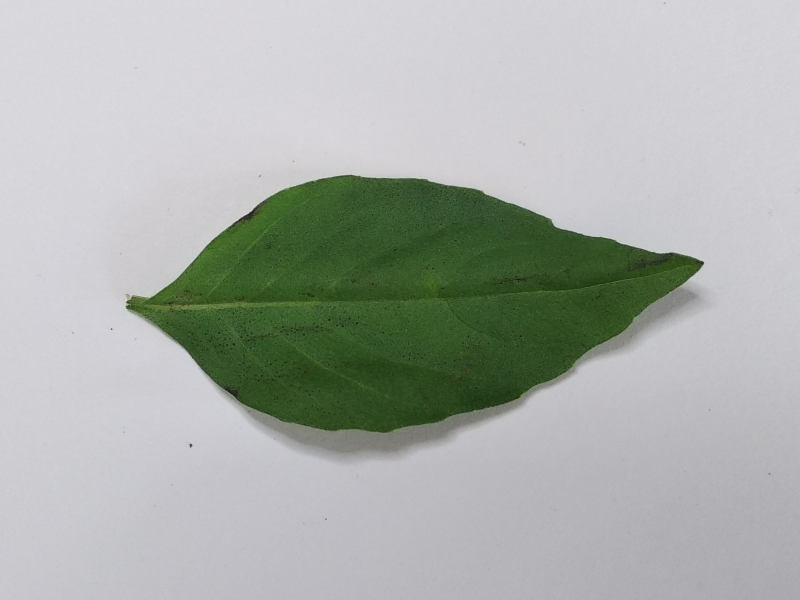
#> input picture Dataset/Kemangi/001.jpg, 1600 x 1200 px (shown at 1/2 size); its folder holds only this picture in this run
$ python main.py
#> lines starting #> are read from the running program, lines starting #| are printed output that depends on the picture; after the words box and inside, x2 and y2 are one past the last pixel; in counts of white or black regions, pixels touching at a corner belong together
#----------------BG Coba-coba------------------#
"""
import cv2 as cv
import numpy as np

def rescale(frame, scale=0.45):
    dimension = (int(frame.shape[1]*scale),int(frame.shape[0]*scale))
    return cv.resize(frame, dimension,interpolation=cv.INTER_AREA)

#Untuk memilih data image yang akan dibaca
imageBase = cv.imread('Dataset/Kemangi/001.jpg')

#Untuk print info image dalam array
print(imageBase)

#Untuk menampilkan resolusi image h x w
print(imageBase.shape)

#Untuk crop image
im_crop = imageBase[400:300,1200:900]
cv.imshow('crop',im_crop)
cv.waitKey(0)
print(im_crop.shape)

#Untuk mengcopy image dan edit contras
imageCopy = imageBase.copy()
editContrast = cv.addWeighted(imageCopy,2,np.zeros(imageCopy.shape,imageCopy.dtype),0,-100)
renderEdge = cv.Canny(editContrast, 100,200)

#Untuk menampilkan hasil image
cv.imshow('Kemangi', rescale(imageBase))
# cv.imshow('Kemangi copy', rescale(editContrast))
cv.imshow('Kemangi copy', rescale(renderEdge))
cv.waitKey(0)
cv.destroyAllWindows()
"""

#----------------BG Eksekusi------------------#

import cv2 as cv
import numpy as np
import glob

def rescale(frame, scale=0.45):
    dimension = (int(frame.shape[1]*scale),int(frame.shape[0]*scale))
    return cv.resize(frame, dimension,interpolation=cv.INTER_AREA)

imdir = 'Dataset/Kemangi/'
ext = ['jpg']
files = []
[files.extend(glob.glob(imdir+'*.'+e))for e in ext]
images = [cv.imread(file)for file in files]
#> images = 1 item
i = 1
for img in images :
    if (i <= 50):
        print(img)#print image information as array
        print(img.shape)#show image resolution h x w
        imageCopy = img.copy()
        editContrast = cv.addWeighted(imageCopy,2.5,np.zeros(imageCopy.shape,imageCopy.dtype),0,-100)
        im_gray = cv.cvtColor(imageCopy,cv.COLOR_BGR2GRAY)
        renderEdge = cv.Canny(im_gray, 100,200)
        """
        cv.imshow(str(i), rescale(img))
        # cv.imshow('nangka copy', rescale(editContrast))
        cv.imshow(str(i) + ' edge', rescale(renderEdge))
        """
        im_name = "Dataset/Kemangi_edge/" + str(i) + ".jpg"
        cv.imwrite(im_name, renderEdge)
    else:
        break
    # im_kon = cv.addWeighted(img,1.5,np.zeros(img.shape,img.dtype),0,-100)
    # im_name = "dataset/pepaya_kon/" + str(i) + ".png"
    # cv.imwrite(im_name, im_kon)
    i+=1
#> this loop made 1 pass
#> (im_name, i) on pass 1: ('Dataset/Kemangi_edge/1.jpg', 2)
#> (printed output is left out)
#> pass 1, `editContrast = cv.addWeighted(imageCopy,2.5,np.zeros(imageCopy.shape,i..`:
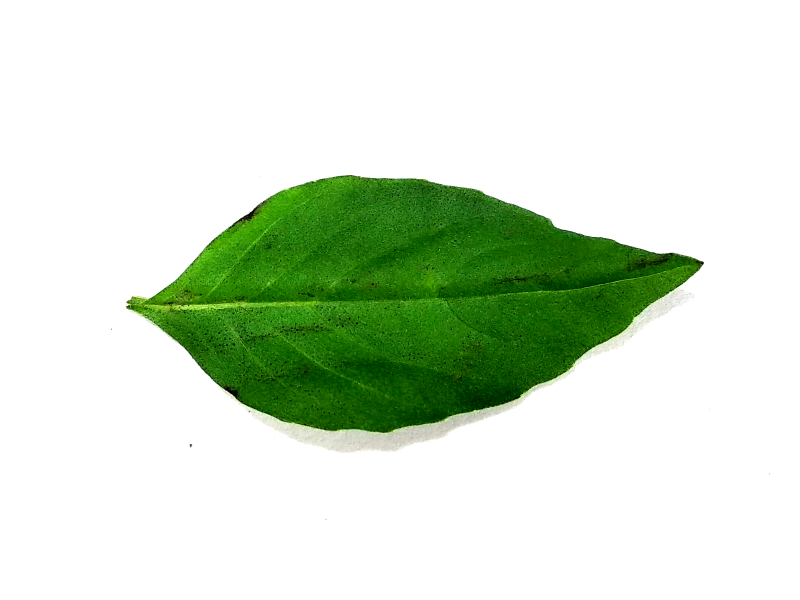
#> editContrast: shape (1200, 1600, 3) (shown at 1/2 size); mean B, G, R 206.6, 226, 211.8
#> pass 1, `im_gray = cv.cvtColor(imageCopy,cv.COLOR_BGR2GRAY)`:
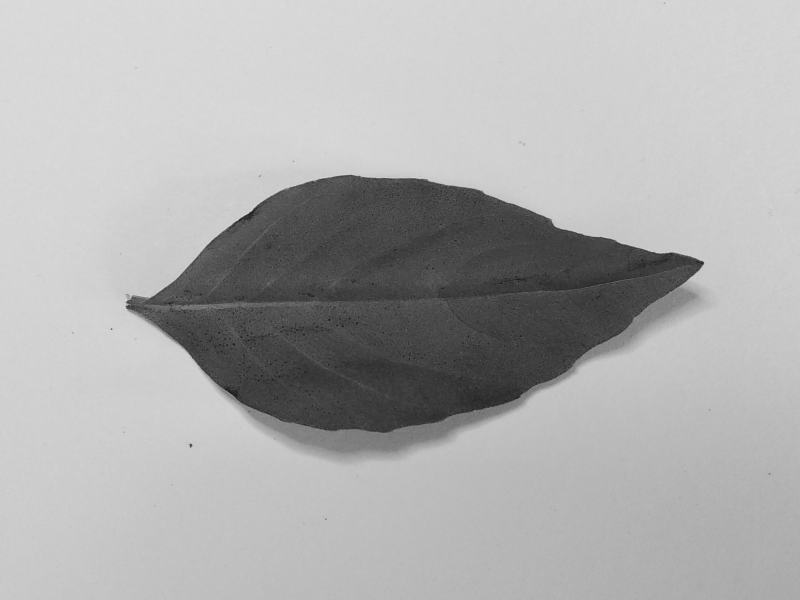
#> im_gray: shape (1200, 1600) (shown at 1/2 size); min 8, max 224, mean 174.2
#> pass 1, `renderEdge = cv.Canny(im_gray, 100,200)`:
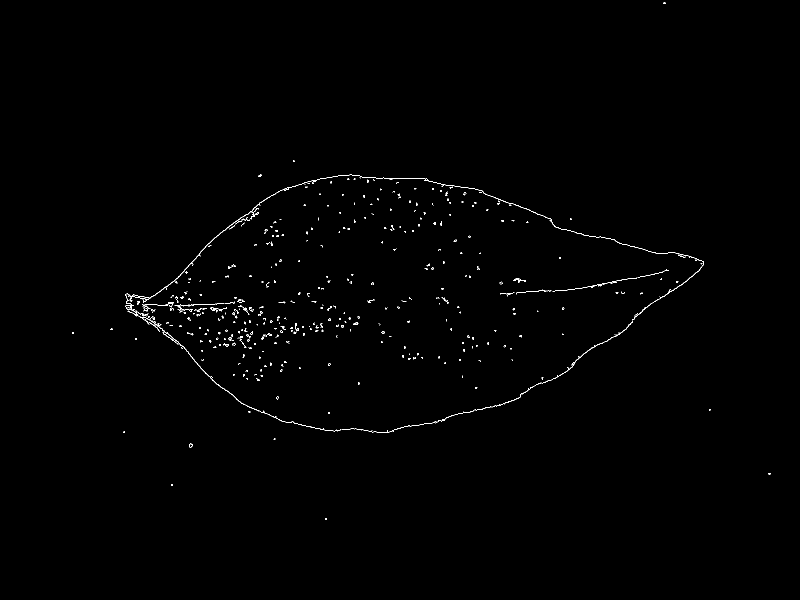
#> renderEdge: shape (1200, 1600) (shown at 1/2 size); 0.44% white in thin lines or dots, all inside (x1, y1, x2, y2) = (144, 5, 1541, 1040)
#> imageCopy is the input picture: shape (1200, 1600, 3); mean B, G, R 171.4, 176.2, 171.2
#> after the loop, i = 2
cv.waitKey(0)
cv.destroyAllWindows()

$ run again, on Dataset/Kemangi/007.jpg
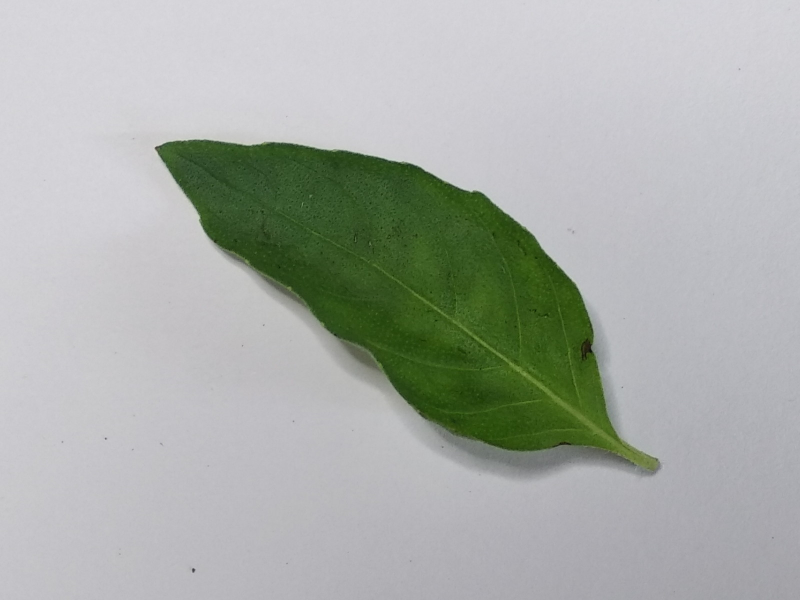
#> input picture Dataset/Kemangi/007.jpg, 1600 x 1200 px (shown at 1/2 size)
#> images = 1 item
#> the loop `for img in images :` made 1 pass
#> (im_name, i) on pass 1: ('Dataset/Kemangi_edge/1.jpg', 2)
#> (printed output is left out)
#> pass 1, `editContrast = cv.addWeighted(imageCopy,2.5,np.zeros(imageCopy.shape,i..`:
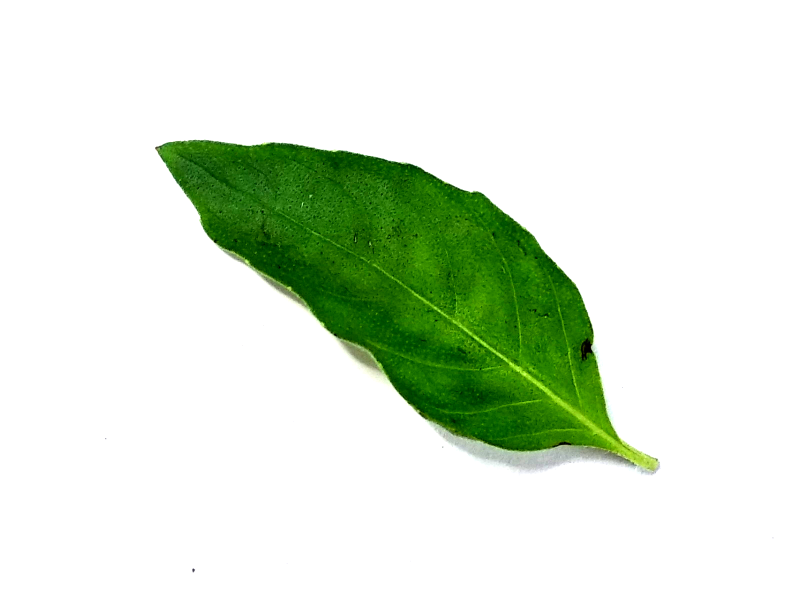
#> editContrast: shape (1200, 1600, 3) (shown at 1/2 size); mean B, G, R 213.6, 231, 218.6
#> pass 1, `renderEdge = cv.Canny(im_gray, 100,200)`:
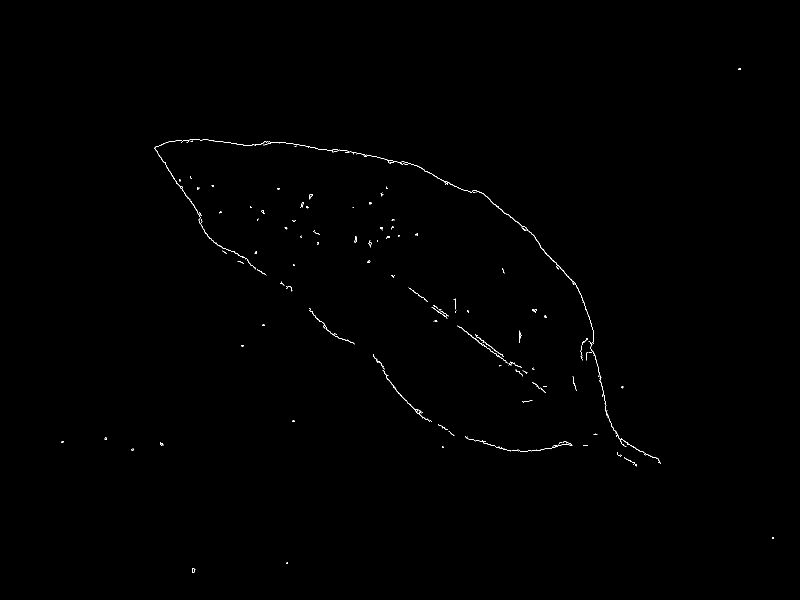
#> renderEdge: shape (1200, 1600) (shown at 1/2 size); 0.25% white in thin lines or dots, all inside (x1, y1, x2, y2) = (123, 136, 1548, 1146)
#> imageCopy is the input picture: shape (1200, 1600, 3); mean B, G, R 169.6, 174.8, 170.1
#> after the loop `for img in images :`: i = 2

$ run again, on Dataset/Kemangi/008.jpg
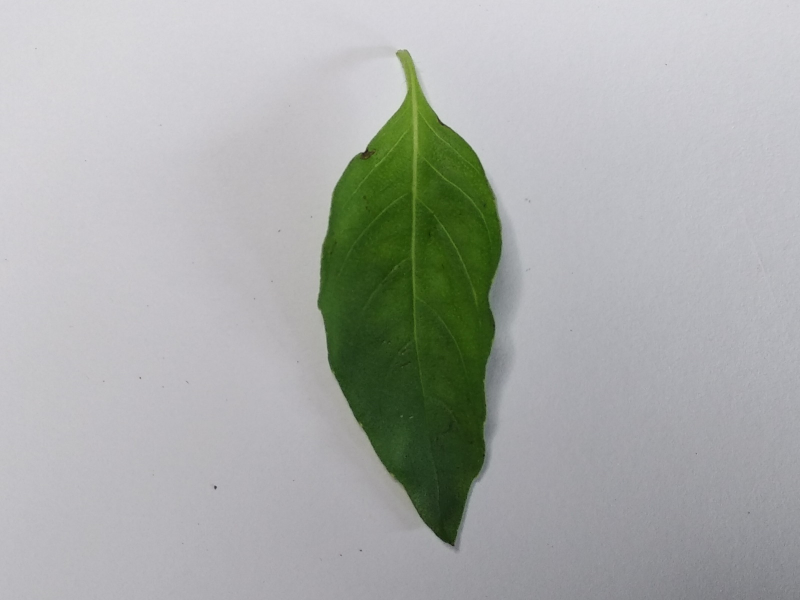
#> input picture Dataset/Kemangi/008.jpg, 1600 x 1200 px (shown at 1/2 size)
#> images = 1 item
#> the loop `for img in images :` made 1 pass
#> (im_name, i) on pass 1: ('Dataset/Kemangi_edge/1.jpg', 2)
#> (printed output is left out)
#> pass 1, `editContrast = cv.addWeighted(imageCopy,2.5,np.zeros(imageCopy.shape,i..`:
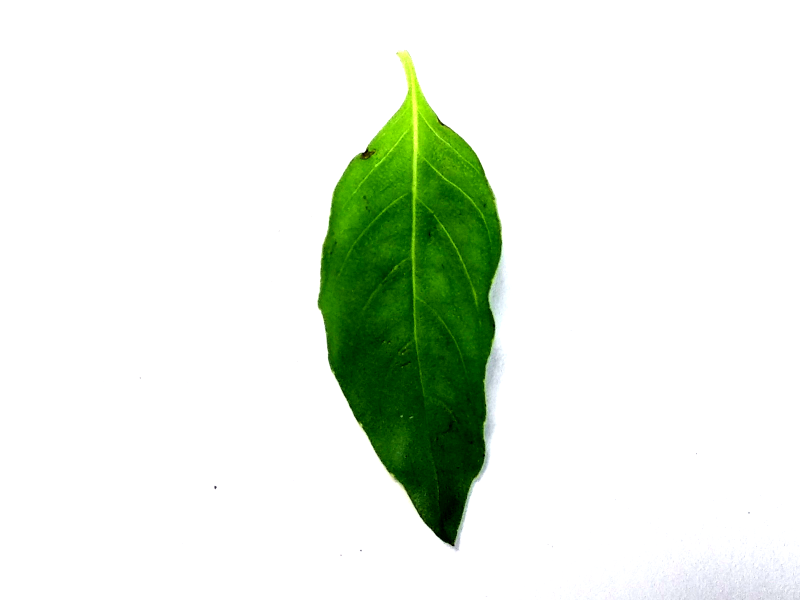
#> editContrast: shape (1200, 1600, 3) (shown at 1/2 size); mean B, G, R 225.1, 236.3, 227.8
#> pass 1, `renderEdge = cv.Canny(im_gray, 100,200)`:
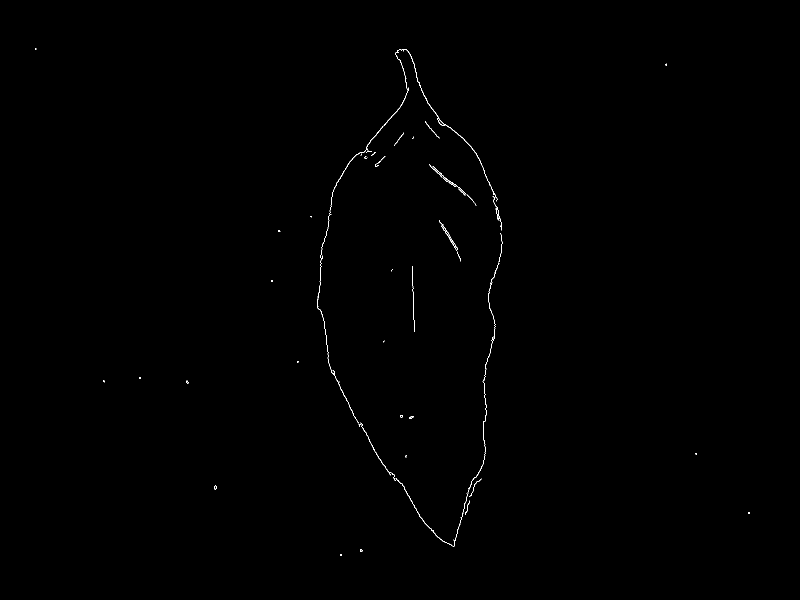
#> renderEdge: shape (1200, 1600) (shown at 1/2 size); 0.2% white in thin lines or dots, all inside (x1, y1, x2, y2) = (70, 96, 1500, 1112)
#> imageCopy is the input picture: shape (1200, 1600, 3); mean B, G, R 170.2, 172.8, 169.6
#> after the loop `for img in images :`: i = 2

$ run again, on Dataset/Kemangi/009.jpg
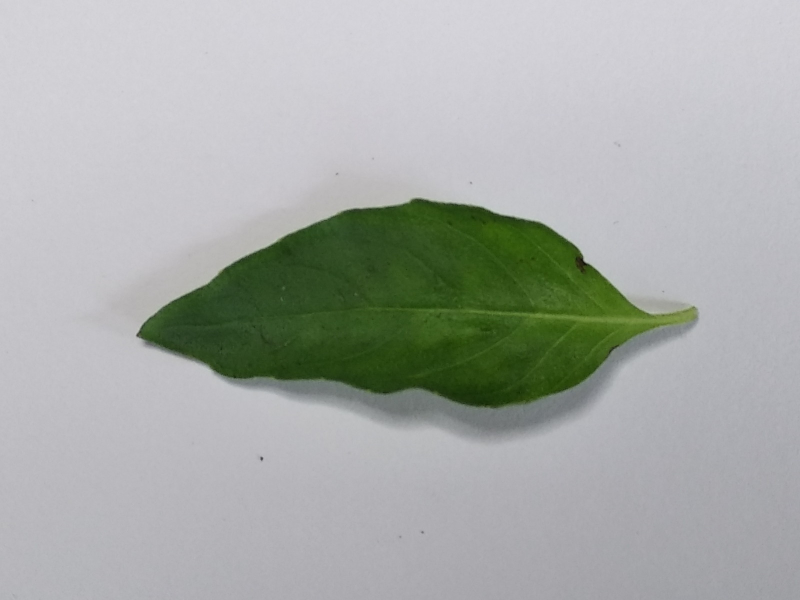
#> input picture Dataset/Kemangi/009.jpg, 1600 x 1200 px (shown at 1/2 size)
#> images = 1 item
#> the loop `for img in images :` made 1 pass
#> (im_name, i) on pass 1: ('Dataset/Kemangi_edge/1.jpg', 2)
#> (printed output is left out)
#> pass 1, `editContrast = cv.addWeighted(imageCopy,2.5,np.zeros(imageCopy.shape,i..`:
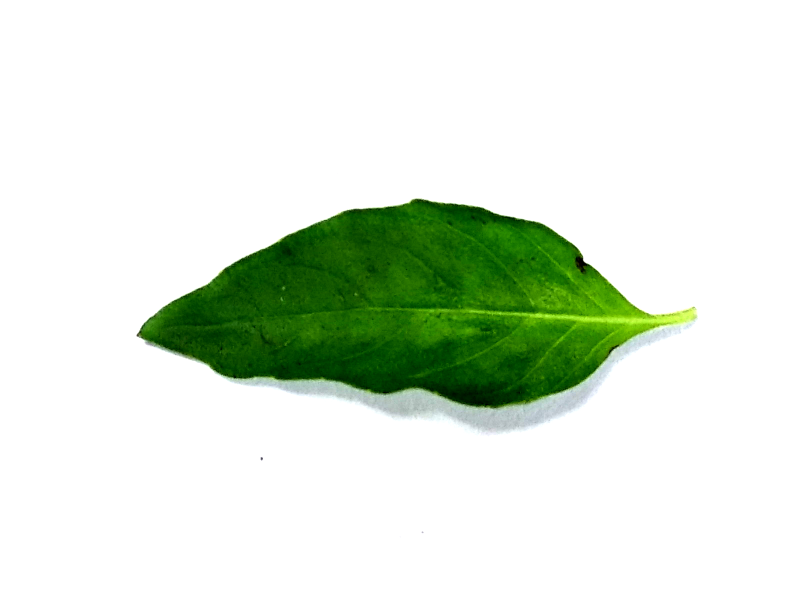
#> editContrast: shape (1200, 1600, 3) (shown at 1/2 size); mean B, G, R 217, 231.2, 220.4
#> pass 1, `renderEdge = cv.Canny(im_gray, 100,200)`:
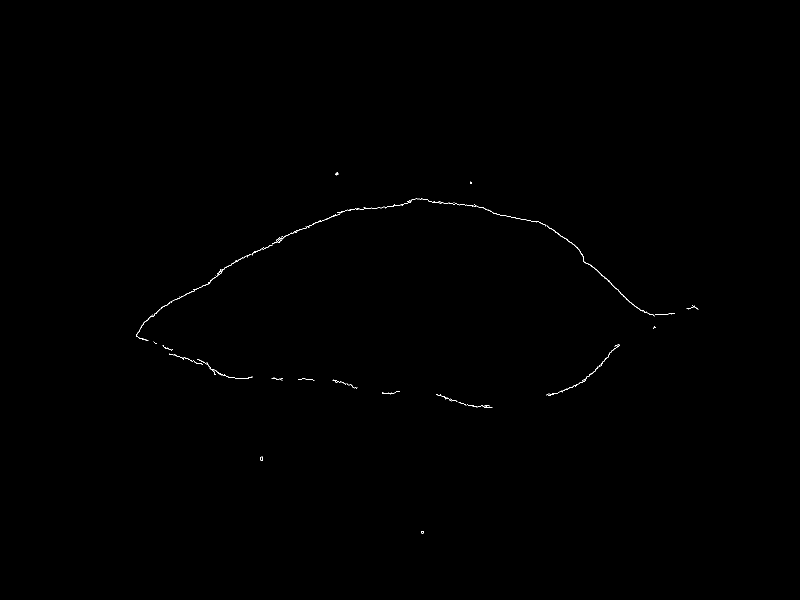
#> renderEdge: shape (1200, 1600) (shown at 1/2 size); 0.14% white in thin lines or dots, all inside (x1, y1, x2, y2) = (272, 345, 1397, 1067)
#> imageCopy is the input picture: shape (1200, 1600, 3); mean B, G, R 168.5, 172.1, 168.1
#> after the loop `for img in images :`: i = 2

$ run again, on Dataset/Kemangi/003.jpg
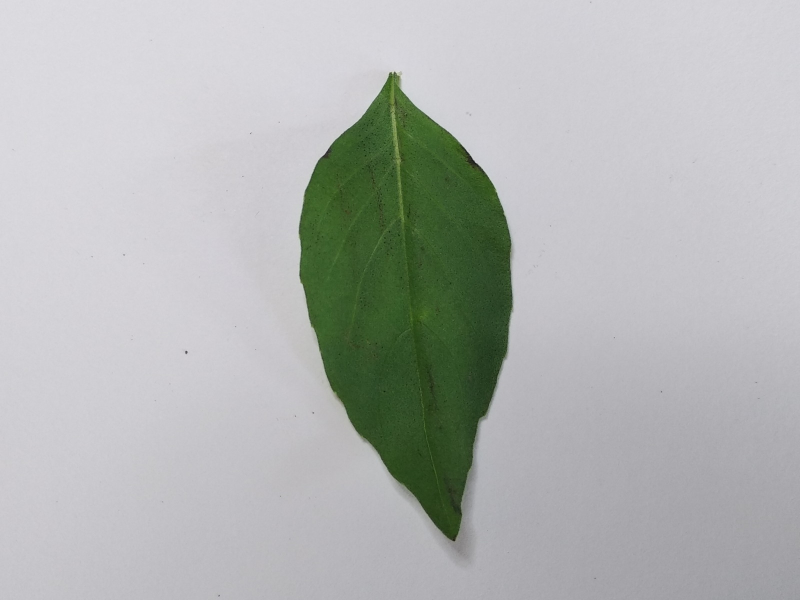
#> input picture Dataset/Kemangi/003.jpg, 1600 x 1200 px (shown at 1/2 size)
#> images = 1 item
#> the loop `for img in images :` made 1 pass
#> (im_name, i) on pass 1: ('Dataset/Kemangi_edge/1.jpg', 2)
#> (printed output is left out)
#> pass 1, `editContrast = cv.addWeighted(imageCopy,2.5,np.zeros(imageCopy.shape,i..`:
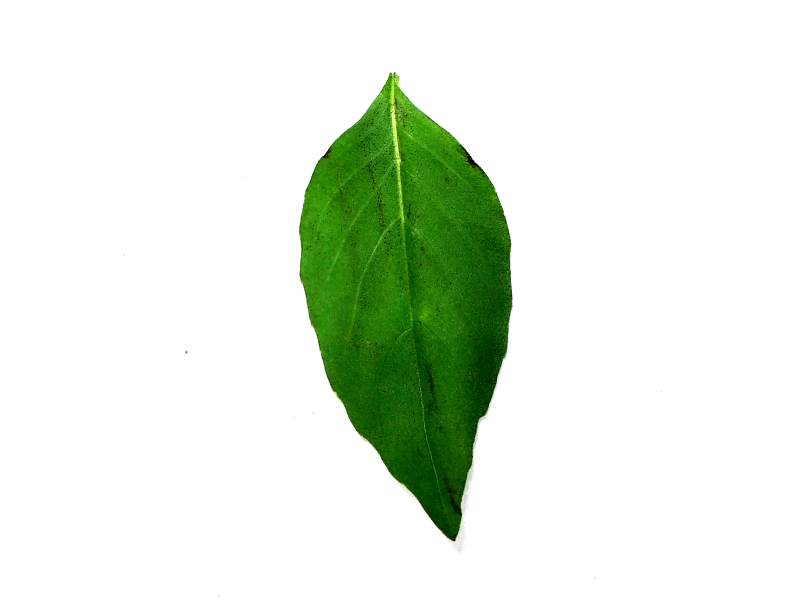
#> editContrast: shape (1200, 1600, 3) (shown at 1/2 size); mean B, G, R 222, 235.4, 225.7
#> pass 1, `renderEdge = cv.Canny(im_gray, 100,200)`:
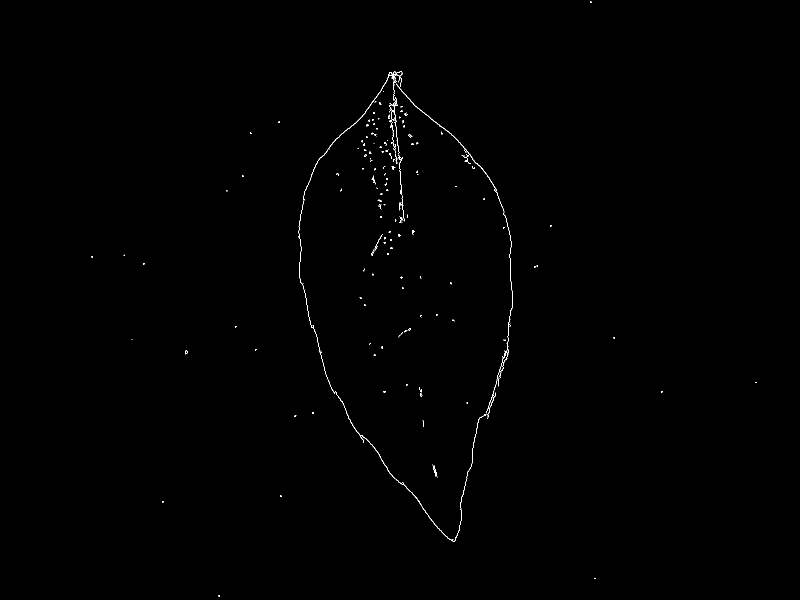
#> renderEdge: shape (1200, 1600) (shown at 1/2 size); 0.26% white in thin lines or dots, all inside (x1, y1, x2, y2) = (183, 3, 1514, 1193)
#> imageCopy is the input picture: shape (1200, 1600, 3); mean B, G, R 179.6, 181.3, 178.2
#> after the loop `for img in images :`: i = 2
